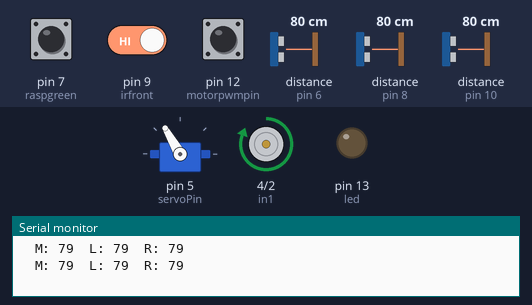
Recording of a sketch running on a simulated Arduino Uno, built with avr-gcc and run on an emulated ATmega328P. Shown: servo, motor-driver pin pairs drawn as motors (green arrow = first pin HIGH = forward, orange = second pin HIGH = backward, longer = more drive, scaled by the enable pin), output pins drawn as LEDs (lit = HIGH), the last lines printed to the serial monitor. Wiring (inferred from the names in the program): 3 × ultrasonic range finder: trigger pin 6, echo pin 6 / trigger pin 8, echo pin 8 / trigger pin 10, echo pin 10. Inputs (shaded band) come from the test bench; at power-on: pin 7 (raspgreen) HIGH, pin 9 (irfront) HIGH, pin 12 (motorpwmpin) HIGH, distance to the obstacle (sensors on pin 6, pin 8, pin 10) 80 cm. The echo pulse lasts 58.3 µs per cm.

Above: at 2.2 s.
2.3 s: pin 7 (raspgreen) pulled LOW for 0.75 s
At 3.2 s:
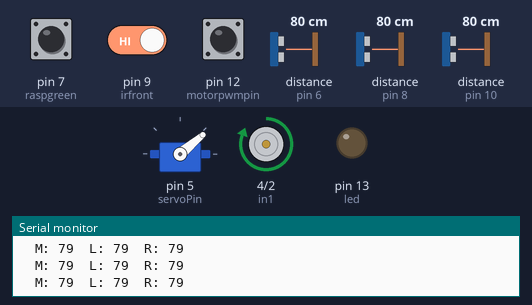
5.6 s: pin 9 (irfront) driven LOW
At 6.8 s:
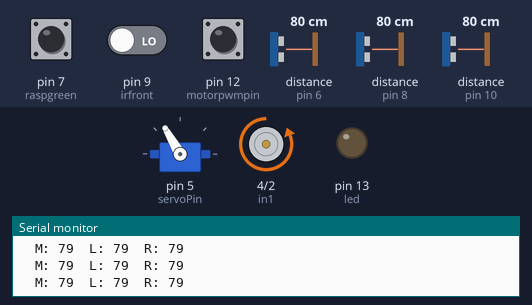
8.9 s: pin 9 (irfront) driven HIGH
At 9.5 s:
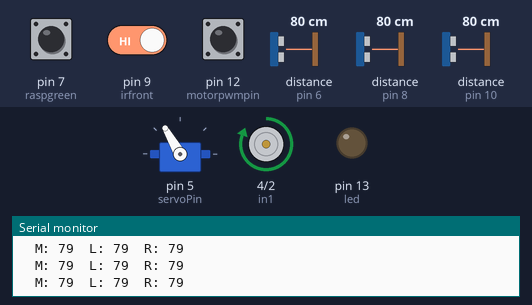
12.2 s: pin 7 (raspgreen) pulled LOW for 3.2 s
At 13.8 s:
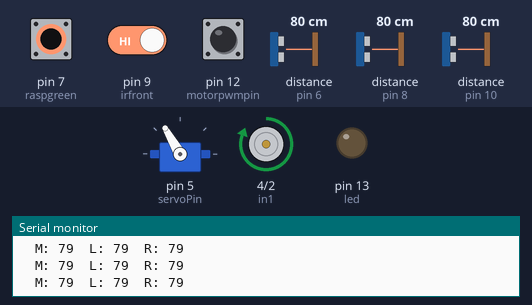
Timing chart, 0 to 17.9 s (numbered marks = the images above; inputs shaded):
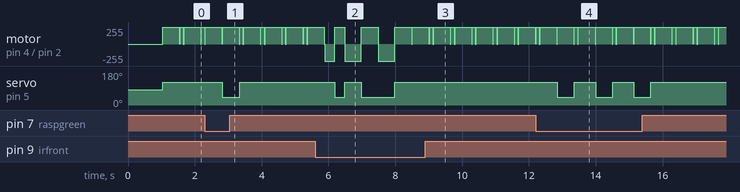

The sketch:

Final_code.ino
```cpp
#include <Servo.h>

#define led 13
#define irfront 11

#define raspred 6
#define raspgreen 7

#define motorpwmpin 12

#define MiddleUltraPin 8
#define LeftUltraPin 10
#define RightUltraPin 6

#define in1 4
#define in2 2
#define en 3

#define servoPin 5
#define irfront 9
#define irleft 10
#define irright 8

Servo steering;

int lastvalue = 5;

uint16_t distance_middle = 0;
uint16_t distance_left = 0;
uint16_t distance_right = 0;

uint16_t readUltrasonic(uint8_t EchoAndTrigPins);
void readDistance(uint8_t M, uint16_t *M_distance,
                  uint8_t L, uint16_t *L_distance, uint8_t R, uint16_t *R_distance);

void forward(uint8_t _speed, uint16_t _delay);
void Stop();

void setup() {
  Serial.begin(9600);
  steering.attach(servoPin);
  steering.write(80);
  pinMode(in1, OUTPUT);
  pinMode(in2, OUTPUT);
  pinMode(en, OUTPUT);
  pinMode(raspred, INPUT_PULLUP);
  pinMode(raspgreen, INPUT_PULLUP);
  pinMode(motorpwmpin, INPUT_PULLUP);


  pinMode(led, OUTPUT);
  digitalWrite(led, LOW);
  readDistance(MiddleUltraPin, &distance_middle,
               LeftUltraPin, &distance_left, RightUltraPin, &distance_right);
  delay(1000);
}

void loop() {
  readDistance(MiddleUltraPin, &distance_middle,
               LeftUltraPin, &distance_left, RightUltraPin, &distance_right);

  Serial.print("  M: ");
  Serial.print(distance_middle);
  Serial.print("  L: ");
  Serial.print(distance_left);
  Serial.print("  R: ");
  Serial.print(distance_right);
  Serial.println();

  if (digitalRead(raspred) == 0) {
    delay(10);
    if (digitalRead(raspred) == 0) {
      //move right

      steering.write(120);
      forward(255, 500);
    }
  }

  if (digitalRead(raspgreen) == 0) {
    delay(10);
    if (digitalRead(raspgreen) == 0) {
      //move left
      steering.write(40);
      forward(255, 500);
    }
  }

  if (digitalRead(irfront) == 0) {
    delay(10);
    if (digitalRead(irfront) == 0) {
      if (digitalRead(motorpwmpin) == 0) {
        // move right
        steering.write(40);
        backward(255, 300);
        steering.write(120);
        forward(255, 300);
      }

      if (digitalRead(motorpwmpin) == 1) {
        // move left
        steering.write(120);
        backward(255, 300);
        steering.write(40);
        forward(255, 300);
      }
    }
    if (digitalRead(irfront) == 0 and digitalRead(irright) == 0) {
      //move left
      steering.write(120);
      backward(255, 500);
      steering.write(40);
      forward(255, 500);
    }
    if (digitalRead(irfront) == 0 and digitalRead(irleft) == 0) {
      //move right
      steering.write(40);
      backward(255, 500);
      steering.write(120);
      forward(255, 500);
    }

  }

  else if (digitalRead(irleft) == 0) {
    delay(10);
    if (digitalRead(irleft) == 0) {
      steering.write(120);
      forward(255, 100);
      lastvalue = 3;
    }
  } else if (digitalRead(irright) == 0) {
    delay(10);
    if (digitalRead(irright) == 0) {

      steering.write(40);
      forward(255, 100);
      lastvalue = 7;
    }
  } else {
    steering.write(75);
    forward(255, 30);
  }
}

uint16_t readUltrasonic(uint8_t EchoTrigPins) {
  long duration = 0;
  long distance = 0;
  pinMode(EchoTrigPins, OUTPUT);
  digitalWrite(EchoTrigPins, LOW);
  delayMicroseconds(2);
  digitalWrite(EchoTrigPins, HIGH);
  delayMicroseconds(10);
  digitalWrite(EchoTrigPins, LOW);

  pinMode(EchoTrigPins, INPUT);
  duration = pulseIn(EchoTrigPins, HIGH, 20000);
  distance = duration * 0.0343 / 2;

  return distance;
}

void readDistance(uint8_t M, uint16_t *M_distance,
                  uint8_t L, uint16_t *L_distance, uint8_t R, uint16_t *R_distance) {
  *M_distance = readUltrasonic(M);
  *L_distance = readUltrasonic(L);
  *R_distance = readUltrasonic(R);
}

void forward(uint8_t _speed, uint16_t _delay) {
  analogWrite(en, _speed);
  digitalWrite(in1, HIGH);
  digitalWrite(in2, LOW);
  delay(_delay);
  Stop();
}

void backward(uint8_t _speed, uint16_t _delay) {
  analogWrite(en, _speed);
  digitalWrite(in1, LOW);
  digitalWrite(in2, HIGH);
  delay(_delay);
  Stop();
}


void Stop() {
  digitalWrite(en, LOW);
  digitalWrite(in1, LOW);
  digitalWrite(in2, LOW);
}
```

Measured:
- after the input at 2.3 s, servo on pin 5 (servoPin): 120° → 40° after 0.53 s, → 120° 0.51 s later
- after the input at 5.6 s, servo on pin 5 (servoPin): 120° → 40° after 0.59 s, → 120° 0.30 s later, → 40° 0.50 s later, → 120° 1.0 s later
- after the input at 8.9 s, servo on pin 5 (servoPin): stays 120° (without the input it goes to 40° after 0.42 s)
- after the input at 12.2 s, servo on pin 5 (servoPin): alternates 120° for 0.64 s and 40° for 0.51 s, 6 changes in all, then stays 120°, starting after 0.65 s
